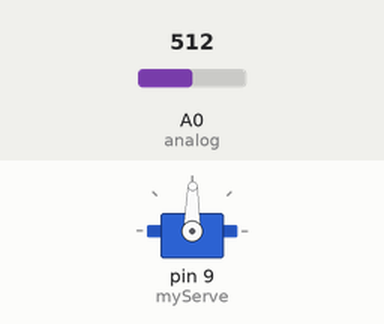
Recording of a sketch running on a simulated Arduino Uno, built with avr-gcc and run on an emulated ATmega328P. On the bench: servo. The test bench sets the inputs (shaded band); at power-on: A0 (analog) = 512.

Above: at 1.2 s.
1.3 s: A0 (analog) set to 716
At 2.3 s:
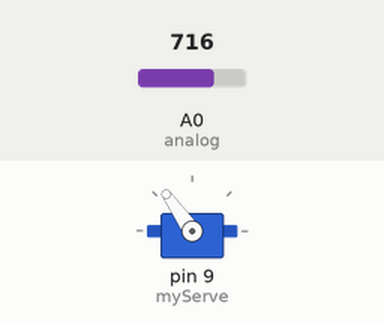
2.8 s: A0 (analog) set to 900
At 3.2 s:
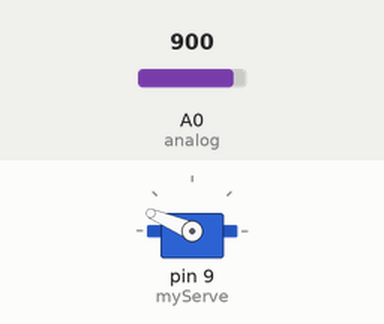
4.3 s: A0 (analog) set to 1023
At 5.5 s:
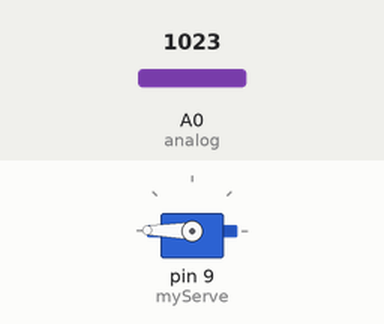
5.8 s: A0 (analog) set to 306
At 6.6 s:
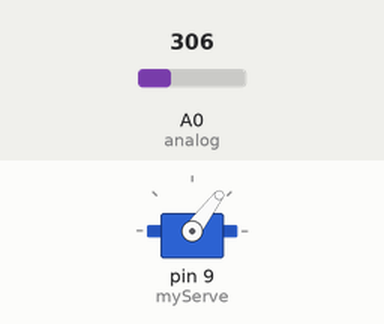
7.3 s: A0 (analog) set to 122
At 7.8 s:
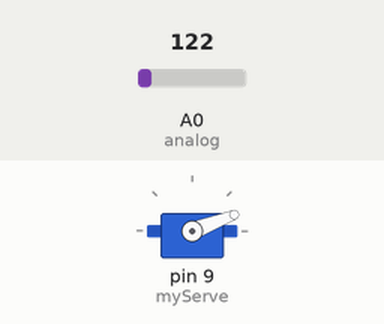
8.8 s: A0 (analog) set to 511
At 9.1 s:
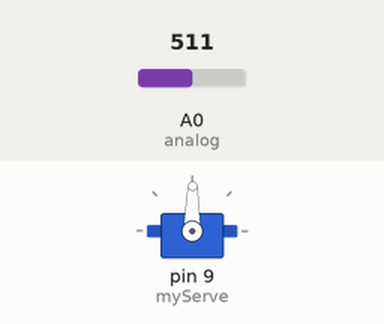
Timing chart, 0 to 11.3 s (numbered marks = the images above; inputs shaded):
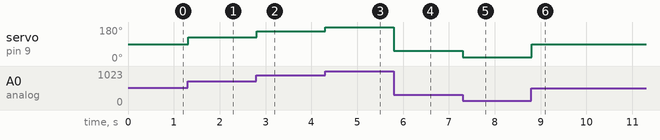

Measured:
- after the input at 1.3 s, servo on pin 9 (myServe): 89° → 125° at once
- after the input at 2.8 s, servo on pin 9 (myServe): 125° → 157° at once
- after the input at 4.3 s, servo on pin 9 (myServe): 157° → 179° at once
- after the input at 5.8 s, servo on pin 9 (myServe): 179° → 53° at once
- after the input at 7.3 s, servo on pin 9 (myServe): 53° → 21° at once
- after the input at 8.8 s, servo on pin 9 (myServe): 21° → 89° at once

The sketch:

Servo.ino
```cpp
#include<Servo.h>
Servo myServe;
int analog=0;
void setup() {
 pinMode(analog,INPUT);
 myServe.attach(9);
 Serial.begin(9600);
}

void loop() {
 int a_data=analogRead(analog);
 int degree=map(a_data,0,1023,0,179);
 myServe.write(degree);
 delay(10);

}
```
